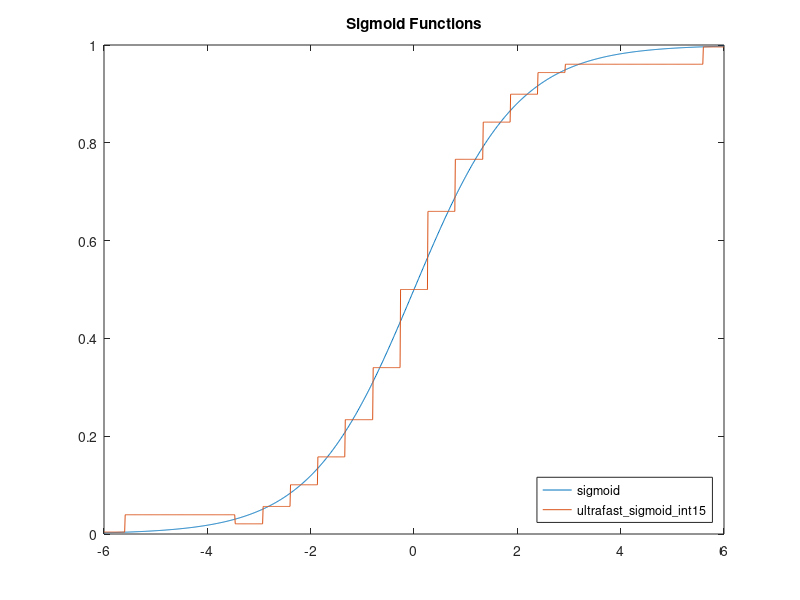
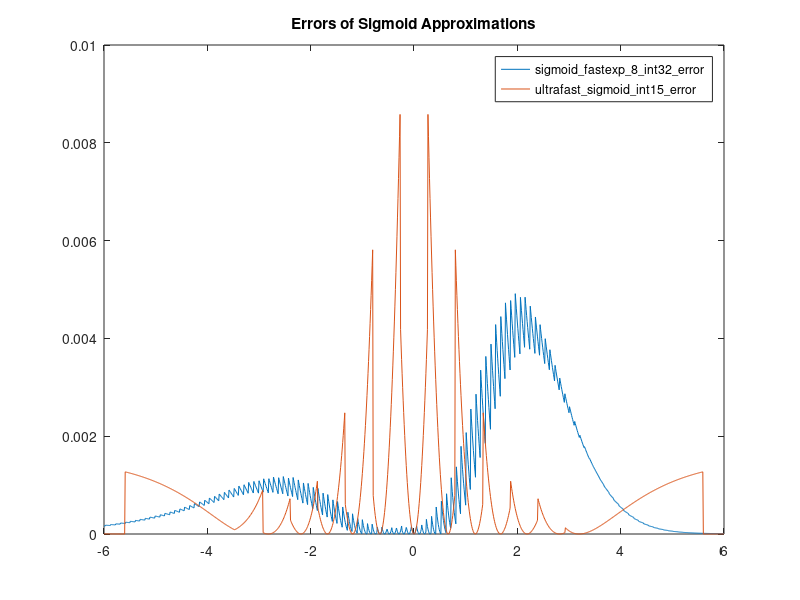

Here is the MATLAB script that generated these plots, in order:
1;
disp('Running scriptfile: faste.m...');
% careting a range of inputs
x=-6:0.01:6;
k_sigmoid=1; %convert this and ultra to 9 and fastsigmoid to 1, or...
k_fastsigmoid=0.35; % convert this to 0.11(512), 0.255(16), 0.35(8) and ultra and k_sig to 1 
k_ultrafast=1;


% plot original sigmoid
function sigmoidans = sigmoid(x)
    sigmoidans=1./(1+e.^(-x));
endfunction


function res=deres(input)
    round(input);
    bit_length = 15;
    max_intn = 2^(bit_length - 1) - 1;
    input(input>max_intn) = max_intn;
    input(input<-max_intn) = -max_intn;

    res = input;
endfunction



function res=scale_ultrafast(input, sf)
    
    max_fp32=3;
    min_fp32=-3;

    input(input>max_fp32) = max_fp32;
    input(input<min_fp32) = min_fp32;

    res = round(sf * input);

endfunction
   


function result=ultrafastpiecewise_nbit(x)
    bit_length = 8;
    max_intn = 2^(bit_length - 1) - 1;
    sf = sqrt(max_intn)/3;%;

    x = scale_ultrafast(x./2, sf);
    halfbaked=0;
    if x<=scale_ultrafast(-3, sf)
        halfbaked= scale_ultrafast(-0.99505475368673, sf * sf);%;
    elseif x<scale_ultrafast(-1.7, sf)
        halfbaked=-deres(scale_ultrafast(0.935409070603099, sf * sf) + deres(scale_ultrafast(0.0458812946797165, sf) * deres( -x - scale_ultrafast(1.7, sf))));%;
    elseif x<scale_ultrafast(0, sf)
        %make sure to first divide THEN multiply sf into quotient
        halfbaked=-deres(sf * deres(deres(scale_ultrafast(1.5, sf) * -x) / deres(scale_ultrafast(1, sf) - x)));
    elseif x<scale_ultrafast(1.7, sf)
        %make sure to first divide THEN multiply sf into quotient
        halfbaked= deres(sf * deres(deres(scale_ultrafast(1.5, sf) *  x) / deres(scale_ultrafast(1, sf) + x)));
    elseif x<scale_ultrafast(3, sf)
        halfbaked= deres(scale_ultrafast(0.935409070603099, sf * sf) + deres(scale_ultrafast(0.0458812946797165, sf) * deres(  x - scale_ultrafast(1.7, sf))));%;
    else
        halfbaked= scale_ultrafast( 0.99505475368673, sf * sf);%;
    endif
    result=((halfbaked/(sf * sf)) + 1)/2;
endfunction


function ultrafastans=ultrafastsigmoid(x)
    for i=1:length(x)
        ultrafastans(i)=ultrafastpiecewise_nbit(x(i));
    endfor
endfunction


% deres resolution at b bits f fixed
function res=deres_old(input)
    %determine the bit lengths of the inputs
    b_L=8;
    b_Q=5;
    b_Z=b_L-b_Q;
    %calculate lower and upper bounds
    upper_bound=2^(b_Z - 1) - 2^(-b_Q);
    % deres resolution at b bits f fixed

    lower_bound=-upper_bound-1;
    %floor rational part of fp number to closest fraction
    input = round(2^b_Q .* input)./(2^b_Q);
    %cap between lower and higher bounds
    input(input<lower_bound) = lower_bound;
    input(input>upper_bound) = upper_bound;

    %return res
    res = input;
endfunction


function res=scale_fastexp(input, sf)
    
    max_fp32=3;
    min_fp32=-max_fp32;

    input(input>max_fp32) = max_fp32;
    input(input<min_fp32) = min_fp32;

    res = round(sf * input);%;

endfunction



function res=deres_var(input)
    round(input);
    total_bits = 32;
    max_int = 2^(total_bits-1) - 1;%;
    min_int = -max_int;

    input(input>max_int) = max_int;
    input(input<min_int) = min_int;

    res = input;
endfunction



% for modified fast exponentiation
function res=fastexp_8bit(x, k, sf)
    
    scaledx = scale_fastexp(x, sf);
    x_old = ones(size(scaledx));
    for i=1:log2(k)
        x_new = (sf + (scaledx./i)).^i;
        x_old = (x_old .* x_new);
    end
  
    res=x_old;
endfunction


function res=sigmoid_fastexp_512_8bit(x, k = 8)
    max_fp32 = 3;
    total_bits = 32;
    max_intn = 2^(total_bits - 1) - 1;
    sf_exp = log2(k) * (log2(k) + 1) / 2;
    sf = (max_intn/max_fp32)^(1/sf_exp);
    sf_total = (max_intn)/max_fp32;
    
    res = (sf_total./(sf_total + fastexp_8bit(-x, k, sf)));
endfunction


function errorFastAns=errorFast(x, k_sig, k_fastsig)
    errorFastAns=((sigmoid(k_sig.*x)-sigmoid_fastexp_512_8bit(k_fastsig.*x)).^2);
endfunction


function res=errorUltraFast(x, k_sig, k_ultrasig)
    res=((sigmoid(k_sig.*x)-ultrafastsigmoid(k_ultrasig.*x)).^2);
endfunction


function plotSigmoids(x, k_sig, k_fastsig, k_ultrasig)
    figure(1);
    plot(x, sigmoid(k_sig.*x),';sigmoid;',
        %x, sigmoid_fastexp_512_8bit(k_fastsig.*x),';sigmoid\_fastexp\_8\_int32;',
        x, ultrafastsigmoid(x), ';ultrafast\_sigmoid\_int15;');
    title('Sigmoid Functions');
    legend ("location", "southeast");
endfunction


function plotErrors(x, k_sig, k_fastsig, k_ultrasig)
    figure(2);
    plot(x,errorFast(x, k_sig, k_fastsig),';sigmoid\_fastexp\_8\_int32\_error;',x,errorUltraFast(x, k_sig, k_ultrasig),';ultrafast\_sigmoid\_int15\_error;');
    %plot(x,errorUltraFast(x, k_sig, k_ultrasig),';ultrafast\_sigmoid\_int15\_error;');
    title('Errors of Sigmoid Approximations');
    legend ("location", "northeast");
endfunction


plotErrors(x, k_sigmoid, k_fastsigmoid, k_ultrafast)
plotSigmoids(x, k_sigmoid, k_fastsigmoid, k_ultrafast)
pause;

